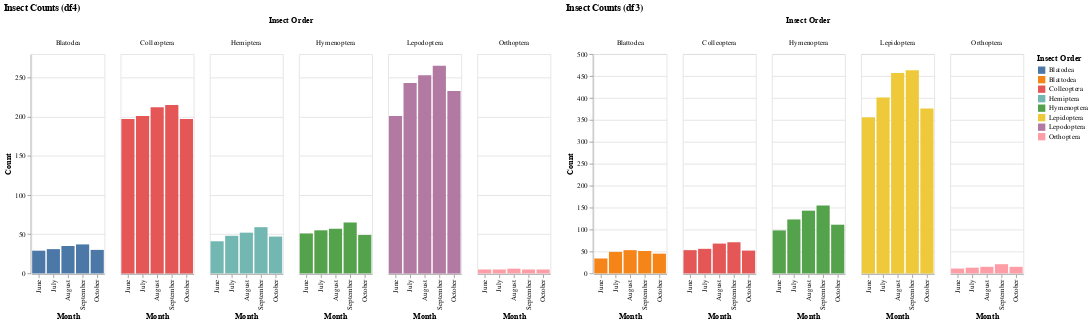

The code cell stored with this chart in its notebook:
### Code cell
# Assuming you have a dataframe named df3 with similar structure as df4.
# This code generates a graph comparing the data from df4 and df3.
# It plots the average counts per insect order over the months June-October.

import altair as alt
import pandas as pd

# Assuming both dataframes have the same columns
# Melt dataframes into long format
df4_long = pd.melt(df4, id_vars=['Insect Order'], var_name='Month', value_name='Count')
# Assuming df3 exists and has the same structure
df3_long = pd.melt(df3, id_vars=['Insect Order'], var_name='Month', value_name='Count')

# Create a chart with different color for each dataset
chart = alt.Chart(df4_long).mark_bar().encode(
    x=alt.X('Month:N', sort=['June', 'July', 'August', 'September', 'October']),
    y='Count:Q',
    color='Insect Order',
    column='Insect Order'
).properties(title='Insect Counts (df4)')


# Create a chart for df3
chart_df3 = alt.Chart(df3_long).mark_bar().encode(
    x=alt.X('Month:N', sort=['June', 'July', 'August', 'September', 'October']),
    y='Count:Q',
    color='Insect Order',
    column='Insect Order'
).properties(title='Insect Counts (df3)')

# Display both charts
chart | chart_df3

### Figure 1 — Vega-Lite specification as saved in the notebook (floating-point values rounded to 4 significant figures)
{"config": {"view": {"continuousWidth": 400, "continuousHeight": 300}}, "hconcat": [{"data": {"name": "data-63c1ffa9b74744ec54562618ae54bf88"}, "mark": "bar", "encoding": {"color": {"field": "Insect Order", "type": "nominal"}, "column": {"field": "Insect Order", "type": "nominal"}, "x": {"field": "Month", "sort": ["June", "July", "August", "September", "October"], "type": "nominal"}, "y": {"field": "Count", "type": "quantitative"}}, "title": "Insect Counts (df4)"}, {"data": {"name": "data-5cd7e2bef008bf6284cb595859a66b77"}, "mark": "bar", "encoding": {"color": {"field": "Insect Order", "type": "nominal"}, "column": {"field": "Insect Order", "type": "nominal"}, "x": {"field": "Month", "sort": ["June", "July", "August", "September", "October"], "type": "nominal"}, "y": {"field": "Count", "type": "quantitative"}}, "title": "Insect Counts (df3)"}], "$schema": "https://vega.github.io/schema/vega-lite/v4.17.0.json", "datasets": {"data-63c1ffa9b74744ec54562618ae54bf88": [{"Insect Order": "Lepodoptera", "Month": "June", "Count": 201}, {"Insect Order": "Colleoptera", "Month": "June", "Count": 197}, {"Insect Order": "Hymenoptera", "Month": "June", "Count": 51}, {"Insect Order": "Hemiptera", "Month": "June", "Count": 41}, {"Insect Order": "Blatodea", "Month": "June", "Count": 29}, {"Insect Order": "Orthoptera", "Month": "June", "Count": 5}, {"Insect Order": "Lepodoptera", "Month": "July", "Count": 243}, {"Insect Order": "Colleoptera", "Month": "July", "Count": 201}, {"Insect Order": "Hymenoptera", "Month": "July", "Count": 55}, {"Insect Order": "Hemiptera", "Month": "July", "Count": 48}, {"Insect Order": "Blatodea", "Month": "July", "Count": 31}, {"Insect Order": "Orthoptera", "Month": "July", "Count": 5}, {"Insect Order": "Lepodoptera", "Month": "August", "Count": 253}, {"Insect Order": "Colleoptera", "Month": "August", "Count": 212}, {"Insect Order": "Hymenoptera", "Month": "August", "Count": 57}, {"Insect Order": "Hemiptera", "Month": "August", "Count": 52}, {"Insect Order": "Blatodea", "Month": "August", "Count": 35}, {"Insect Order": "Orthoptera", "Month": "August", "Count": 6}, {"Insect Order": "Lepodoptera", "Month": "September", "Count": 265}, {"Insect Order": "Colleoptera", "Month": "September", "Count": 215}, {"Insect Order": "Hymenoptera", "Month": "September", "Count": 65}, {"Insect Order": "Hemiptera", "Month": "September", "Count": 59}, {"Insect Order": "Blatodea", "Month": "September", "Count": 37}, {"Insect Order": "Orthoptera", "Month": "September", "Count": 5}, {"Insect Order": "Lepodoptera", "Month": "October", "Count": 233}, {"Insect Order": "Colleoptera", "Month": "October", "Count": 197}, {"Insect Order": "Hymenoptera", "Month": "October", "Count": 49}, {"Insect Order": "Hemiptera", "Month": "October", "Count": 47}, {"Insect Order": "Blatodea", "Month": "October", "Count": 30}, {"Insect Order": "Orthoptera", "Month": "October", "Count": 5}], "data-5cd7e2bef008bf6284cb595859a66b77": [{"Insect Order": "Lepidoptera", "Month": "June", "Count": 356}, {"Insect Order": "Hymenoptera", "Month": "June", "Count": 98}, {"Insect Order": "Colleoptera", "Month": "June", "Count": 53}, {"Insect Order": "Blattodea", "Month": "June", "Count": 34}, {"Insect Order": "Orthoptera", "Month": "June", "Count": 11}, {"Insect Order": "Lepidoptera", "Month": "July", "Count": 401}, {"Insect Order": "Hymenoptera", "Month": "July", "Count": 123}, {"Insect Order": "Colleoptera", "Month": "July", "Count": 56}, {"Insect Order": "Blattodea", "Month": "July", "Count": 49}, {"Insect Order": "Orthoptera", "Month": "July", "Count": 13}, {"Insect Order": "Lepidoptera", "Month": "August", "Count": 457}, {"Insect Order": "Hymenoptera", "Month": "August", "Count": 143}, {"Insect Order": "Colleoptera", "Month": "August", "Count": 68}, {"Insect Order": "Blattodea", "Month": "August", "Count": 53}, {"Insect Order": "Orthoptera", "Month": "August", "Count": 15}, {"Insect Order": "Lepidoptera", "Month": "September", "Count": 463}, {"Insect Order": "Hymenoptera", "Month": "September", "Count": 155}, {"Insect Order": "Colleoptera", "Month": "September", "Count": 71}, {"Insect Order": "Blattodea", "Month": "September", "Count": 51}, {"Insect Order": "Orthoptera", "Month": "September", "Count": 21}, {"Insect Order": "Lepidoptera", "Month": "October", "Count": 376}, {"Insect Order": "Hymenoptera", "Month": "October", "Count": 111}, {"Insect Order": "Colleoptera", "Month": "October", "Count": 52}, {"Insect Order": "Blattodea", "Month": "October", "Count": 45}, {"Insect Order": "Orthoptera", "Month": "October", "Count": 15}]}}
